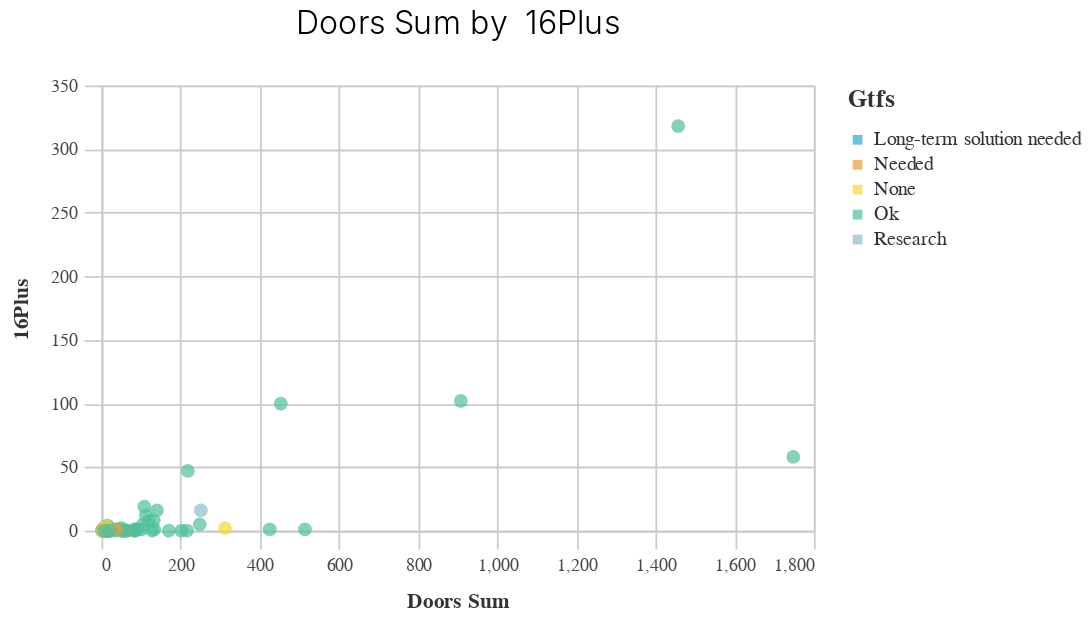

The notebook cell saved with this chart:
### Code cell
_utils.basic_scatter_chart((df), 'doors_sum', '_16plus', 'GTFS'
                            )
